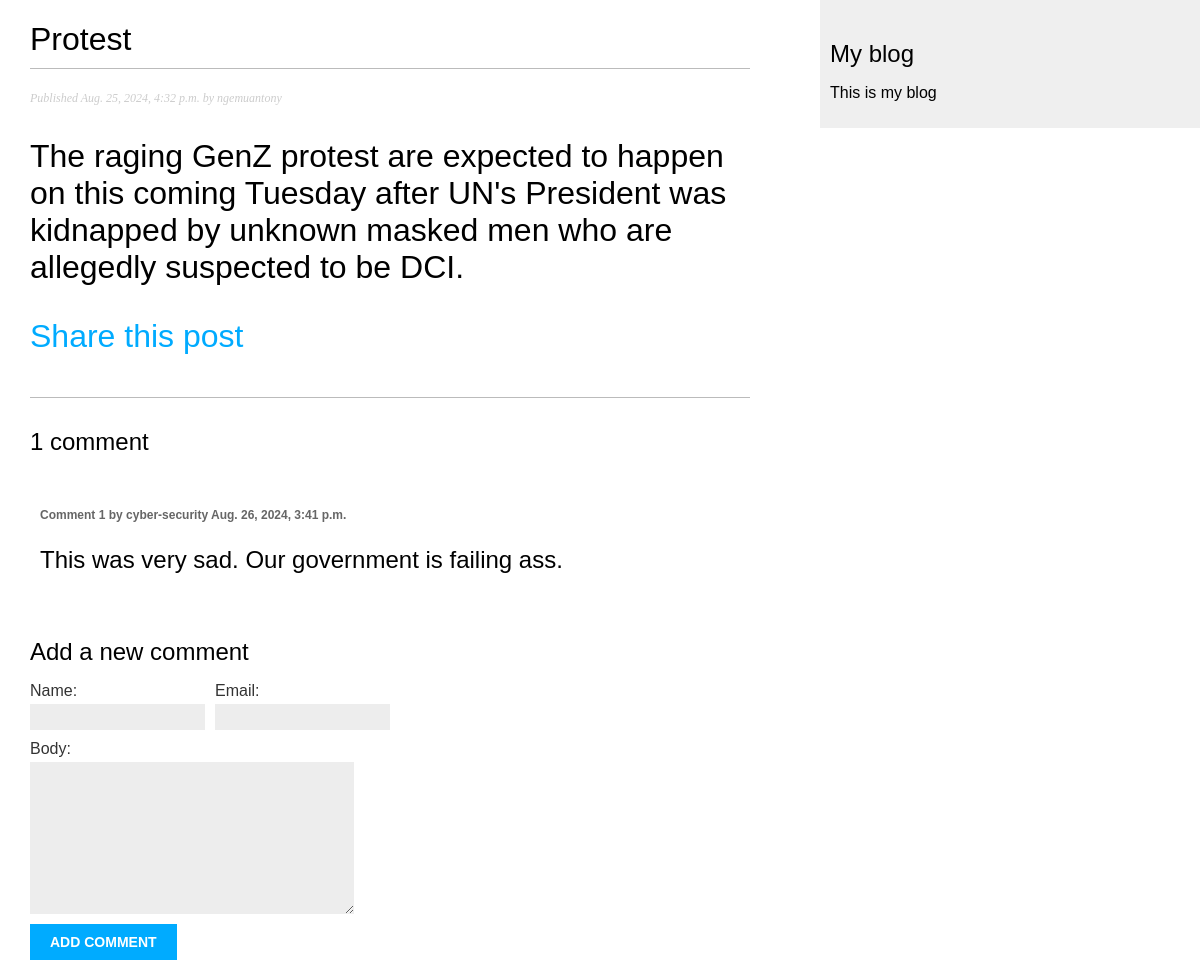
The app's page /blog/2024/8/25/GENZ/ with its own data.
### blog/models.py (models this page shows, shortened)
class Post(models.Model):
    class Status(models.TextChoices):
        DRAFT = 'DF', 'Draft'
        PUBLISHED = 'PB', 'Published'
    title = models.CharField(max_length=250)
    slug = models.SlugField(max_length=250, unique_for_date='publish')
    author = models.ForeignKey(
        settings.AUTH_USER_MODEL,
        on_delete=models.CASCADE,
        related_name='blog_posts'
    )
    body = models.TextField()
    publish = models.DateTimeField(default=timezone.now)
    created = models.DateTimeField(auto_now_add=True)
    updated = models.DateTimeField(auto_now=True)
    status = models.CharField(
        max_length=2,
        choices=Status.choices,
        default=Status.DRAFT
    )
    objects = models.Manager()  # The default manager.
    published = PublishedManager()  # Our custom manager.
    class Meta:
        ordering = ['-publish']
        indexes = [
            models.Index(fields=['-publish']),
        ]
    tags = TaggableManager()

class Comment(models.Model):
    post = models.ForeignKey(
        Post,
        on_delete = models.CASCADE,
        related_name='comments'
    )
    name = models.CharField(max_length=80)
    email = models.EmailField()
    body = models.TextField()
    created = models.DateTimeField(auto_now_add=True)
    updated = models.DateTimeField(auto_now=True)
    active = models.BooleanField(default=True)
    class Meta:
        ordering = ['created']
        indexes = [
            models.Index(fields=['created']),
        ]

### blog/views.py (the view)
def post_detail(request, year, month, day, post):
    post = get_object_or_404(
        Post,
        status=Post.Status.PUBLISHED,
        slug=post,
        publish__year=year,
        publish__month=month,
        publish__day=day
    )
    comments = post.comments.filter(active=True)
    form = CommentForm()
    return render(
        request,
        'blog/post/detail.html',
        {
            'post': post,
            'comments': comments,
            'form': form
        }
    )

### blog/forms.py
class CommentForm(forms.ModelForm):
    class Meta:
        model = Comment
        fields = ['name', 'email', 'body']

### blog/templates/blog/post/detail.html (shortened to what this page needs)
{% extends "blog/base.html" %}
{% block content%}
    <h1>{{ post.title }}<h1>
    <p class="date">
        Published {{ post.publish }} by {{ post.author }}
    </p>
    {{ post.body|linebreaks }}
    <p>
        <a href="{% url "blog:post_share" post.id %}">
        Share this post
        </a>
    </p>
    {% with comments.count as total_comments %}
    <h2>
        {{ total_comments }} comment{{ total_comments | pluralize }}
    <h2>
    {% endwith %}
    {% for comment in comments %}
    <div class="comment">
        <p class="info">
            Comment {{ forloop.counter }} by {{ comment.name }}
            {{ comment.created }}
        </p>
            {{ comment.body | linebreaks }}
    </div>
    {% empty %}
    <p>There are no comments.</p>
    {% endfor %}
    {% include "blog/post/includes/comment_form.html" %}
{% endblock %}

### blog/static/css/blog.css (style rules this page uses)
body { margin:0; padding:0; font-family:helvetica, sans-serif; }
a { color:#00abff; text-decoration:none; }
h1 { font-weight:normal; border-bottom:1px solid #bbb; padding:0 0 10px 0; }
h2 { font-weight:normal; margin:30px 0 0; }
p.date { color:#ccc; font-family: georgia, serif; font-size: 12px; font-style: italic; }
label { float:left; clear:both; color:#333; margin-bottom:4px; }
input, textarea { clear:both; float:left; margin:0 0 10px; background:#ededed; border:0; padding:6px 10px; font-size:12px; }
.comment { padding:10px; }
.comment .info { font-weight:bold; font-size:12px; color:#666; }

### records on screen
Post: title "Protest", publish "Aug. 25, 2024, 4:32 p.m.", author "ngemuantony", body "The raging GenZ protest are expected to happen on this coming Tuesday after UN's President was kidnapped by unknown masked men who are allegedly suspected to be DCI."
Comment: name "cyber-security", created "Aug. 26, 2024, 3:41 p.m.", body "This was very sad. Our government is failing ass."

### other values on screen
{{ total_comments }} "1"
